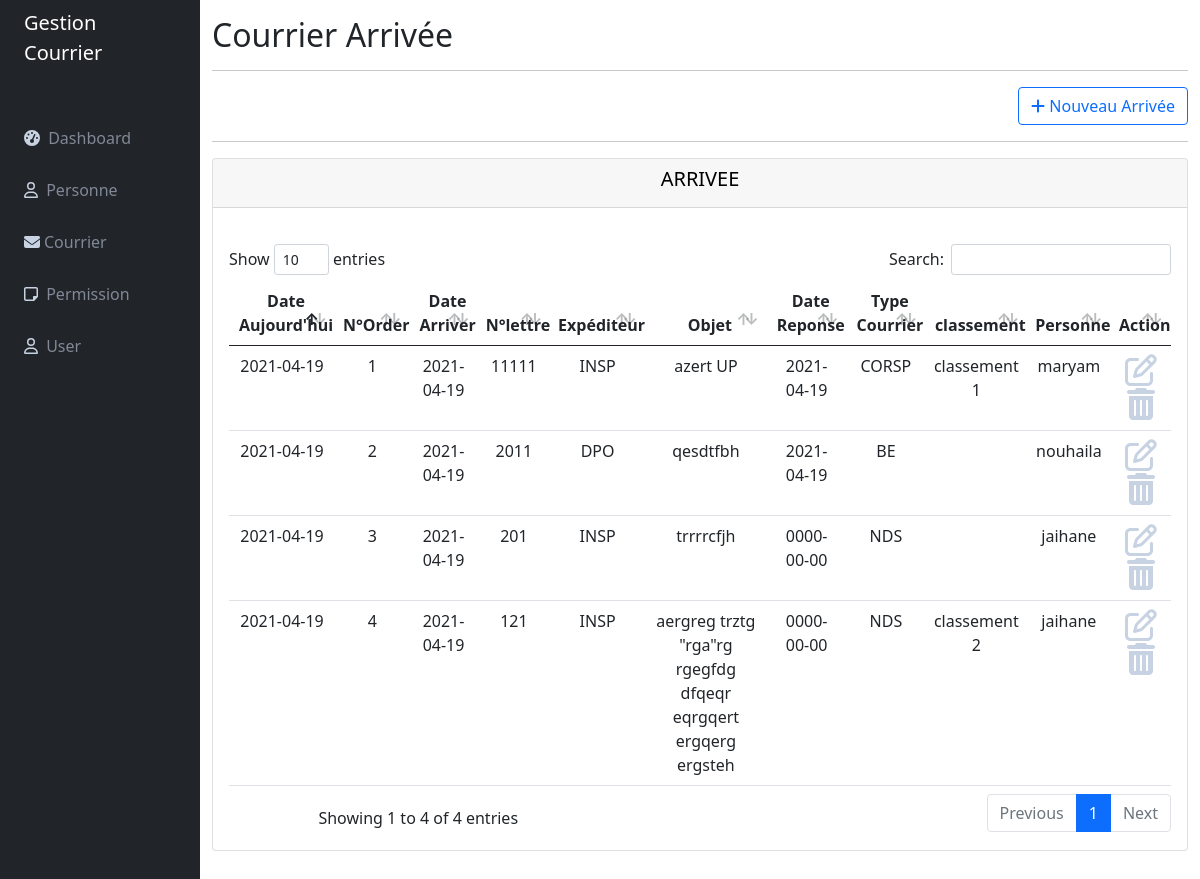
The app's page /regestre_arrive.php with its own data.
### tables this page shows
CREATE TABLE `regestre_arrivee` (
  `id_regestre_arv` int(11) NOT NULL,
  `date_arrivee` date DEFAULT NULL,
  `num_ordere_arv` int(11) DEFAULT NULL,
  `date_courrier_arriver` date DEFAULT NULL,
  `num_lettre_arrivee` int(11) DEFAULT NULL,
  `objet_arriver` text DEFAULT NULL,
  `date_observation` date DEFAULT NULL,
  `id_personne` int(11) DEFAULT NULL,
  `id_type_courrier` int(11) DEFAULT NULL,
  `id_dest` int(11) DEFAULT NULL,
  `classement_arrivee` char(60) DEFAULT NULL
);

CREATE TABLE `destinataires` (
  `id_dest` int(11) NOT NULL,
  `destinataire` char(30) DEFAULT NULL
);

CREATE TABLE `type_courriers` (
  `id_type_courrier` int(11) NOT NULL,
  `type_courrier` char(30) DEFAULT NULL
);

CREATE TABLE `personne` (
  `id_personne` int(11) NOT NULL,
  `nom_prenom` char(50) DEFAULT NULL,
  `fonction` char(50) DEFAULT NULL,
  `grade` char(20) DEFAULT NULL,
  `tel` char(20) DEFAULT NULL,
  `matrecule` char(50) DEFAULT NULL,
  `cin` char(30) DEFAULT NULL
);

### regestre_arrive.php (the view, shortened to what this page needs)
<?php
include_once 'header.php';
include_once 'connection.php';
$reqt="SELECT `id_regestre_arv`, `date_arrivee`, `num_ordere_arv`, `date_courrier_arriver`, `num_lettre_arrivee`, `objet_arriver`, `date_observation`, pr.nom_prenom,ty.type_courrier,ds.destinataire,classement_arrivee
       FROM regestre_arrivee ar INNER JOIN personne pr,type_courriers ty,destinataires ds
       WHERE ar.`id_personne` = pr.`id_personne` and ar.id_type_courrier=ty.id_type_courrier and ar.id_dest=ds.id_dest";
$stmt = $conx->prepare("$reqt");
$stmt->execute();
?>
<div class="col py-3">
<h2>Courrier Arrivée</h2>
<hr>
     <div class="d-grid gap-2 d-md-flex justify-content-md-end">
      <button type="button" class="btn btn-outline-primary" onclick="location.href='add_regestre_arrive.php'"><i class="fas fa-plus"></i>  Nouveau Arrivée</button>
     </div>
     <hr>
      <footer class="text-center">
        <div class="card bg-wieth mb-3">
          <div class="card-header" style="color: black; margin-bottom:20px;"><h5>ARRIVEE</h5> </div>
            <div class="card-body">
            <table id="id_datatable_ar" style="width: 100%;" class="table table-hover" >
          <thead>
             <tr>
                <th>Date Aujourd'hui</th>
                <th>N°Order</th>
                <th>Date Arriver</th>
                <th>N°lettre</th>
                <th>Expéditeur</th>
                <th>Objet</th>
                <th>Date Reponse</th>
                <th>Type Courrier</th>
                <th>classement</th>
                <th>Personne</th>
                <th>Action</th>
             </tr>
          </thead>
          <tbody>
            <?php
           while($row=$stmt->fetch(PDO::FETCH_ASSOC)){
               ?>
               <tr>
                <td><?php echo $row['date_arrivee']; ?></td>
                <td><?php echo $row['num_ordere_arv']; ?></td>
                <td><?php echo $row['date_courrier_arriver']; ?></td>
                <td><?php echo $row['num_lettre_arrivee']; ?></td>
                <td><?php echo $row['destinataire']; ?></td>
                <td><?php echo $row['objet_arriver']; ?></td>
                <td><?php echo $row['date_observation']; ?></td>
                <td><?php echo $row['type_courrier']; ?></td>
                <td><?php echo $row['classement_arrivee']; ?></td>
                <td><?php echo $row['nom_prenom']; ?></td>
                <td>
                  <a href="update_rgt_arv.php?edit_rgt_arv=<?php echo $row['id_regestre_arv'];?>">
                       <i class="far fa-edit fa-2x"></i></a>
                  <a href="regestre_arrive.php?delete_rgt_arv=<?php echo $row['id_regestre_arv'];?>" onclick="return confirm('voulez vous vraiment supprimer cet courrier ?')">
                     <i class="fas fa-trash-alt fa-2x"></i></a>
                </td>
               </tr>
            <?php
            }
            ?>
          </tbody>
        </table>
          </div>
        </div>
      </footer>
    </div>
</div>
</body>
</html>
<?php
include_once 'footer.php';
?>

### header.php (style rules this page uses)
a { color: #c7d2e2; text-decoration: underline; }

### regestre_arrive.php (style rules this page uses)
table.dataTable>thead>tr>th:not(.sorting_disabled), table.dataTable>thead>tr>td:not(.sorting_disabled) { padding-right: 0px; }

### records on screen
regestre_arrivee: date_arrivee "2021-04-19", num_ordere_arv "1", date_courrier_arriver "2021-04-19", num_lettre_arrivee "11111", id_dest.destinataire "INSP", objet_arriver "azert UP", date_observation "2021-04-19", id_type_courrier.type_courrier "CORSP", classement_arrivee "classement 1", id_personne.nom_prenom "maryam"
regestre_arrivee: date_arrivee "2021-04-19", num_ordere_arv "2", date_courrier_arriver "2021-04-19", num_lettre_arrivee "2011", id_dest.destinataire "DPO", objet_arriver "qesdtfbh", date_observation "2021-04-19", id_type_courrier.type_courrier "BE", id_personne.nom_prenom "nouhaila"
regestre_arrivee: date_arrivee "2021-04-19", num_ordere_arv "3", date_courrier_arriver "2021-04-19", num_lettre_arrivee "201", id_dest.destinataire "INSP", objet_arriver "trrrrcfjh", date_observation "0000-00-00", id_type_courrier.type_courrier "NDS", id_personne.nom_prenom "jaihane"
regestre_arrivee: date_arrivee "2021-04-19", num_ordere_arv "4", date_courrier_arriver "2021-04-19", num_lettre_arrivee "121", id_dest.destinataire "INSP", objet_arriver "aergreg trztg \"rga\"rg rgegfdg dfqeqr eqrgqert ergqerg ergsteh", date_observation "0000-00-00", id_type_courrier.type_courrier "NDS", classement_arrivee "classement 2", id_personne.nom_prenom "jaihane"
